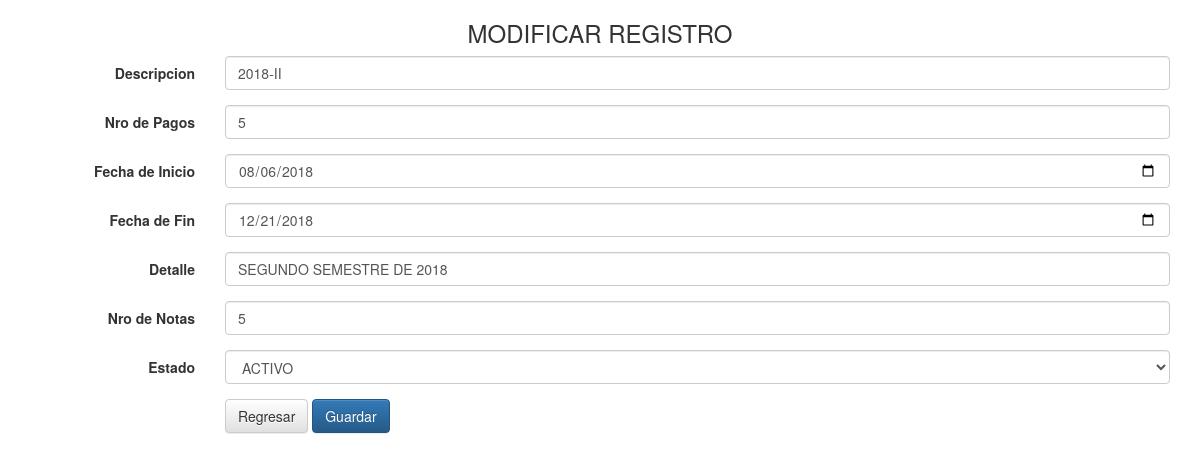
Page /mantenimiento/general/m_g_s_modificar.php?IDSemestre=1 (signed in) on the earlier database version.
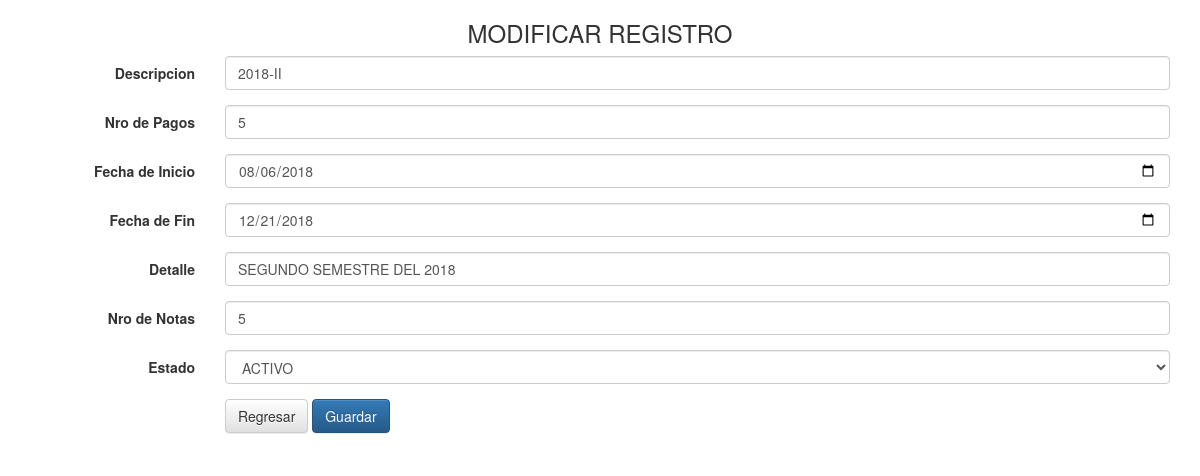
Same page on the later database version.
### tables this page shows
CREATE TABLE `tbl_semestre` (
  `IDSemestre` int(11) NOT NULL,
  `Descripcion` varchar(10) DEFAULT NULL,
  `Nro_pagos` int(11) DEFAULT NULL,
  `Fecha_Inicio` date DEFAULT NULL,
  `Fecha_Fin` date DEFAULT NULL,
  `Detalle` varchar(40) DEFAULT NULL,
  `nro_notas` tinyint(4) DEFAULT NULL,
  `Estado` varchar(2) DEFAULT NULL
);

### mantenimiento/general/m_g_s_modificar.php (the view, shortened to what this page needs)
<?php
	require '../../conexion.php';
    $id = $_GET['IDSemestre'];
    $sql = "SELECT * FROM tbl_semestre WHERE IDSemestre = '$id'";
	$resultado = $mysqli->query($sql);
    $fila = $resultado->fetch_array(MYSQLI_ASSOC);
?>
<html lang="es">
	<head>
		<link href="../../css/bootstrap.min.css" rel="stylesheet">
		<link href="../../css/bootstrap-theme.css" rel="stylesheet">
	</head>
	<body>
		<div class="container">
			<div class="row">
            <h3 style="text-align:center">MODIFICAR REGISTRO</h3>
			</div>
			<form class="form-horizontal" method="POST" action="m_g_s_update.php" autocomplete="off">
				<div class="form-group">
					<label for="descripcion" class="col-sm-2 control-label">Descripcion</label>
					<div class="col-sm-10">
						<input type="text" class="form-control" id="descripcion" name="descripcion" placeholder="Descripcion"
                        value="<?php echo $fila['Descripcion'];?>"
                        required>
					</div>
				</div>
				<div class="form-group">
					<label for="pagos" class="col-sm-2 control-label">Nro de Pagos</label>
					<div class="col-sm-10">
						<input type="number" class="form-control" id="pagos" name="pagos" min="0" placeholder="Nro de pagos"
                        value="<?php echo $fila['Nro_pagos'];?>"
                        required>
					</div>
				</div>
                <div class="form-group">
					<label for="fechai" class="col-sm-2 control-label">Fecha de Inicio</label>
					<div class="col-sm-10">
						<input type="date" class="form-control" id="fechai" name="fechai"
                        value="<?php echo $fila['Fecha_Inicio'];?>"
                        required>
					</div>
				</div>
                <div class="form-group">
					<label for="fechaf" class="col-sm-2 control-label">Fecha de Fin</label>
					<div class="col-sm-10">
						<input type="date" class="form-control" id="fechaf" name="fechaf"
                        value="<?php echo $fila['Fecha_Fin'];?>"
                        required>
					</div>
				</div>
                <div class="form-group">
					<label for="detalle" class="col-sm-2 control-label">Detalle</label>
					<div class="col-sm-10">
						<input type="text" class="form-control" id="detalle" name="detalle" placeholder="Detalle"
                        value="<?php echo $fila['Detalle'];?>"
                        required>
					</div>
				</div>
                <div class="form-group">
					<label for="notas" class="col-sm-2 control-label">Nro de Notas</label>
					<div class="col-sm-10">
						<input type="number" class="form-control" id="notas" name="notas" min="0" placeholder="Nro de notas"
                        value="<?php echo $fila['nro_notas'];?>"
                        required>
					</div>
				</div>
				<div class="form-group">
					<label for="Estado" class="col-sm-2 control-label">Estado</label>
					<div class="col-sm-10">
						<select class="form-control" id="estado" name="estado">
								<option value="01"
                                <?php if($fila['Estado']=='01')echo 'selected';?>
                                >ACTIVO</option>
						</select>
					</div>
				</div>
				<div class="form-group">
					<div class="col-sm-offset-2 col-sm-10">
						<a href="m_g_semestre.php" class="btn btn-default">Regresar</a>
						<button type="submit" class="btn btn-primary">Guardar</button>
					</div>
				</div>
			</form>
		</div>
	</body>
</html>

Differences in the rows shown:
changed tbl_semestre "ACTIVO": detalle "SEGUNDO SEMESTRE DE 2018" → "SEGUNDO SEMESTRE DEL 2018"
